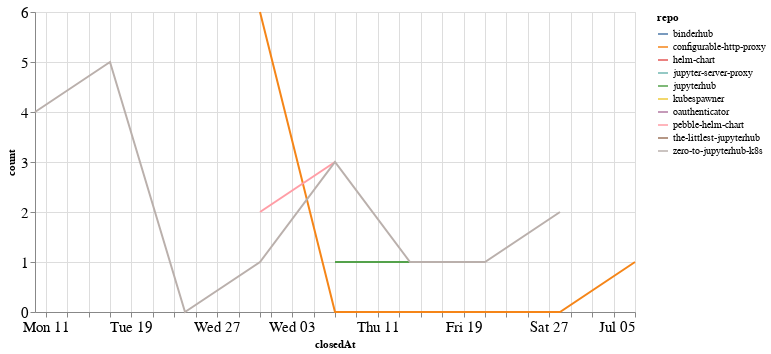

Notebook cell for this chart:
### Code cell
closed_by_time = closed_by.groupby('repo').resample('W', on='closedAt').count()['author'].reset_index()
closed_by_time = closed_by_time.rename(columns={'author': 'count'})

alt.Chart(closed_by_time, width=600).mark_line().encode(
    x='closedAt',
    y='count',
    color='repo',
    tooltip="repo"
)

### Figure 1 — Vega-Lite specification as saved in the notebook (floating-point values rounded to 4 significant figures)
{"config": {"axisLeft": {"labelFontSize": 15}, "axisBottom": {"labelFontSize": 15}}, "data": {"name": "data-9d6dd16d3d3f5e723387b28d10886b79"}, "mark": "line", "encoding": {"color": {"type": "nominal", "field": "repo"}, "tooltip": {"type": "nominal", "field": "repo"}, "x": {"type": "temporal", "field": "closedAt"}, "y": {"type": "quantitative", "field": "count"}}, "width": 600, "$schema": "https://vega.github.io/schema/vega-lite/v4.8.1.json", "datasets": {"data-9d6dd16d3d3f5e723387b28d10886b79": [{"repo": "binderhub", "closedAt": "2020-05-24T00:00:00", "count": 1}, {"repo": "configurable-http-proxy", "closedAt": "2020-05-31T00:00:00", "count": 6}, {"repo": "configurable-http-proxy", "closedAt": "2020-06-07T00:00:00", "count": 0}, {"repo": "configurable-http-proxy", "closedAt": "2020-06-14T00:00:00", "count": 0}, {"repo": "configurable-http-proxy", "closedAt": "2020-06-21T00:00:00", "count": 0}, {"repo": "configurable-http-proxy", "closedAt": "2020-06-28T00:00:00", "count": 0}, {"repo": "configurable-http-proxy", "closedAt": "2020-07-05T00:00:00", "count": 1}, {"repo": "helm-chart", "closedAt": "2020-05-10T00:00:00", "count": 2}, {"repo": "jupyter-server-proxy", "closedAt": "2020-05-24T00:00:00", "count": 1}, {"repo": "jupyterhub", "closedAt": "2020-06-07T00:00:00", "count": 1}, {"repo": "jupyterhub", "closedAt": "2020-06-14T00:00:00", "count": 1}, {"repo": "kubespawner", "closedAt": "2020-06-28T00:00:00", "count": 1}, {"repo": "oauthenticator", "closedAt": "2020-05-17T00:00:00", "count": 1}, {"repo": "pebble-helm-chart", "closedAt": "2020-05-31T00:00:00", "count": 2}, {"repo": "pebble-helm-chart", "closedAt": "2020-06-07T00:00:00", "count": 3}, {"repo": "the-littlest-jupyterhub", "closedAt": "2020-05-10T00:00:00", "count": 1}, {"repo": "zero-to-jupyterhub-k8s", "closedAt": "2020-05-10T00:00:00", "count": 4}, {"repo": "zero-to-jupyterhub-k8s", "closedAt": "2020-05-17T00:00:00", "count": 5}, {"repo": "zero-to-jupyterhub-k8s", "closedAt": "2020-05-24T00:00:00", "count": 0}, {"repo": "zero-to-jupyterhub-k8s", "closedAt": "2020-05-31T00:00:00", "count": 1}, {"repo": "zero-to-jupyterhub-k8s", "closedAt": "2020-06-07T00:00:00", "count": 3}, {"repo": "zero-to-jupyterhub-k8s", "closedAt": "2020-06-14T00:00:00", "count": 1}, {"repo": "zero-to-jupyterhub-k8s", "closedAt": "2020-06-21T00:00:00", "count": 1}, {"repo": "zero-to-jupyterhub-k8s", "closedAt": "2020-06-28T00:00:00", "count": 2}]}}
